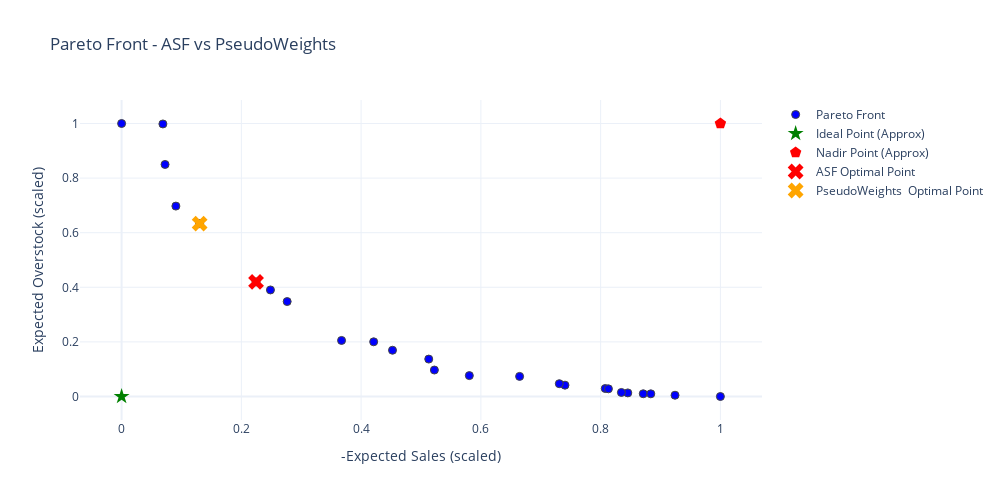

The cell this chart's notebook holds for it:
### Code cell
# Highlight both points in the same plot
visualization.plot_objective_space(
    result,
    x_label="-Expected Sales",
    y_label="Expected Overstock",
    title="Pareto Front - ASF vs PseudoWeights",
    scale_objectives=True,
    show_ideal_nadir=True,
    highlight_points=[
        {"index": idx_asf, "label": "ASF Optimal Point", "color": "red"},
        {"index": idx_pw, "label": "PseudoWeights  Optimal Point", "color": "orange"}
    ]
).update_layout(width=1000, height=500)

### Figure 1 — Plotly figure (JSON) as saved in the notebook; plotly's stock layout.template omitted (floating-point values rounded to 4 significant figures)
{"data": [{"marker": {"color": "blue", "line": {"width": 1}, "size": 8}, "mode": "markers", "name": "Pareto Front", "type": "scatter", "x": [0.06897, 0.1303, 0.2765, 0.5129, 0.8711, 0.2245, 0.7404, 0.8838, 0.9242, 0.4524, 0.731, 0.09066, 0.421, 0.8077, 0.5807, 1.0, 0.8453, 0.07256, 0.6647, 0.813, 0.3673, 0.0, 0.5224, 0.8347, 0.2486], "y": [0.9983, 0.6333, 0.3478, 0.137, 0.01004, 0.4197, 0.04154, 0.009824, 0.004662, 0.1694, 0.04696, 0.6974, 0.2004, 0.02926, 0.07653, 0.0, 0.01327, 0.8499, 0.0737, 0.02809, 0.2053, 1.0, 0.097, 0.0148, 0.3903]}, {"marker": {"color": "green", "size": 12, "symbol": "star"}, "mode": "markers", "name": "Ideal Point (Approx)", "type": "scatter", "x": [0], "y": [0]}, {"marker": {"color": "red", "size": 12, "symbol": "pentagon"}, "mode": "markers", "name": "Nadir Point (Approx)", "type": "scatter", "x": [1], "y": [1]}, {"marker": {"color": "red", "size": 14, "symbol": "x"}, "mode": "markers", "name": "ASF Optimal Point", "type": "scatter", "x": [0.2245], "y": [0.4197]}, {"marker": {"color": "orange", "size": 14, "symbol": "x"}, "mode": "markers", "name": "PseudoWeights  Optimal Point", "type": "scatter", "x": [0.1303], "y": [0.6333]}], "layout": {"height": 500, "title": {"text": "Pareto Front - ASF vs PseudoWeights"}, "width": 1000, "xaxis": {"title": {"text": "-Expected Sales (scaled)"}}, "yaxis": {"title": {"text": "Expected Overstock (scaled)"}}}}
